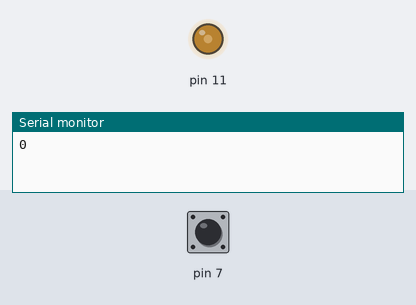
The sketch below on a simulated Arduino Uno, built with avr-gcc and run on an emulated ATmega328P. Parts: output pins drawn as LEDs (lit = HIGH), the last lines printed to the serial monitor. Inputs (shaded band) come from the test bench; at power-on: pin 7 LOW.

Above: at 1.2 s.
1.3 s: pin 7 pulsed HIGH 2 times (0.12 s each, 0.3 s apart)
At 2.0 s:
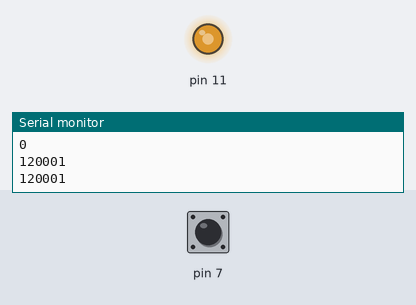
Timing chart, 0 to 4.3 s (numbered marks = the images above; inputs shaded):
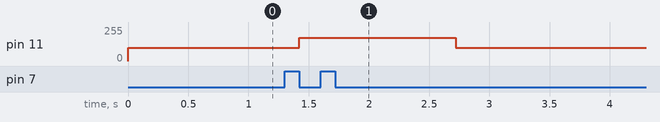

Measured:
- after the input at 1.3 s, pin 11: 100/255 → 176/255 after 0.12 s, → 100/255 1.3 s later

The sketch:

SpeedController.ino
```cpp
// ============================================================
//
// EOCS_LinearResTest3
//
// CBP 07-03-15
//
// Status: student release
//
// ============================================================

unsigned long val;
int drive;

void setup() {
 Serial.begin(9600);
 pinMode(7,INPUT);
 pinMode(11,OUTPUT);
 drive = 100;
}

void loop() {
  // drive the motor
  analogWrite(11,drive);

  val = pulseIn(7,HIGH);
  Serial.println(val);

  val = val/100;
  if(val > 0) drive = val;
  else drive = 100;


}
```
